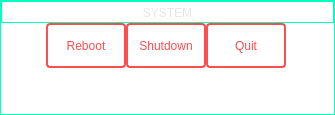
         <widget class="QFrame" name="verticalFrame_7">
          <property name="minimumSize">
           <size>
            <width>335</width>
            <height>0</height>
           </size>
          </property>
          <property name="maximumSize">
           <size>
            <width>335</width>
            <height>16777215</height>
           </size>
          </property>
          <property name="styleSheet">
           <string notr="true">QFrame{
border: 1px solid #00ffc1;
border-radius: 0px;
padding: 0px;
color: #00ffc1;
background: transparent;
}</string>
          </property>
          <layout class="QVBoxLayout" name="verticalLayout_11">
           <property name="spacing">
            <number>0</number>
           </property>
           <property name="leftMargin">
            <number>0</number>
           </property>
           <property name="topMargin">
            <number>0</number>
           </property>
           <property name="rightMargin">
            <number>0</number>
           </property>
           <property name="bottomMargin">
            <number>0</number>
           </property>
           <item>
            <widget class="QFrame" name="verticalFrame_3">
             <property name="minimumSize">
              <size>
               <width>0</width>
               <height>22</height>
              </size>
             </property>
             <property name="maximumSize">
              <size>
               <width>16777215</width>
               <height>22</height>
              </size>
             </property>
             <layout class="QVBoxLayout" name="verticalLayout_4">
              <property name="spacing">
               <number>0</number>
              </property>
              <property name="leftMargin">
               <number>0</number>
              </property>
              <property name="topMargin">
               <number>0</number>
              </property>
              <property name="rightMargin">
               <number>0</number>
              </property>
              <property name="bottomMargin">
               <number>0</number>
              </property>
              <item>
               <widget class="QLabel" name="label_6">
                <property name="minimumSize">
                 <size>
                  <width>0</width>
                  <height>22</height>
                 </size>
                </property>
                <property name="maximumSize">
                 <size>
                  <width>16777215</width>
                  <height>22</height>
                 </size>
                </property>
                <property name="styleSheet">
                 <string notr="true">border: none;
padding: 2px;
font: 75 italic bold 12pt &quot;Halvetica&quot; ;
color: #e6e6e6;</string>
                </property>
                <property name="text">
                 <string>SYSTEM</string>
                </property>
                <property name="alignment">
                 <set>Qt::AlignCenter</set>
                </property>
               </widget>
              </item>
             </layout>
            </widget>
           </item>
           <item>
            <layout class="QVBoxLayout" name="verticalLayout_3">
             <property name="spacing">
              <number>0</number>
             </property>
             <item>
              <layout class="QVBoxLayout" name="verticalLayout_22">
               <property name="spacing">
                <number>0</number>
               </property>
               <item>
                <layout class="QHBoxLayout" name="horizontalLayout_11">
                 <property name="spacing">
                  <number>0</number>
                 </property>
                 <item>
                  <layout class="QVBoxLayout" name="verticalLayout_24">
                   <property name="spacing">
                    <number>0</number>
                   </property>
                   <property name="topMargin">
                    <number>0</number>
                   </property>
                   <item>
                    <layout class="QHBoxLayout" name="horizontalLayout_13">
                     <property name="spacing">
                      <number>0</number>
                     </property>
                     <property name="rightMargin">
                      <number>3</number>
                     </property>
                     <property name="bottomMargin">
                      <number>3</number>
                     </property>
                     <item>
                      <layout class="QHBoxLayout" name="horizontalLayout_23">
                       <item>
                        <widget class="QPushButton" name="rebootBtn">
                         <property name="sizePolicy">
                          <sizepolicy hsizetype="Preferred" vsizetype="Preferred">
                           <horstretch>0</horstretch>
                           <verstretch>0</verstretch>
                          </sizepolicy>
                         </property>
                         <property name="minimumSize">
                          <size>
                           <width>80</width>
                           <height>45</height>
                          </size>
                         </property>
                         <property name="maximumSize">
                          <size>
                           <width>70</width>
                           <height>45</height>
                          </size>
                         </property>
                         <property name="styleSheet">
                          <string notr="true">QPushButton {
border: 1.5px solid #ff4d4d;
border-radius: 4px;
padding: 2px;
font: 75 italic  11pt &quot;Halvetica&quot; ;
color: #ff4d4d;
}

QPushButton:pressed{
border: 4px solid #ff4d4d;
border-radius: 4px;
padding: 2px;
font: 75 italic 11pt &quot;Halvetica&quot; ;
color: #ff4d4d;
}</string>
                         </property>
                         <property name="text">
                          <string>Reboot</string>
                         </property>
                        </widget>
                       </item>
                       <item>
                        <widget class="QPushButton" name="shutdownBtn">
                         <property name="sizePolicy">
                          <sizepolicy hsizetype="Expanding" vsizetype="Preferred">
                           <horstretch>0</horstretch>
                           <verstretch>0</verstretch>
                          </sizepolicy>
                         </property>
                         <property name="minimumSize">
                          <size>
                           <width>80</width>
                           <height>45</height>
                          </size>
                         </property>
                         <property name="maximumSize">
                          <size>
                           <width>80</width>
                           <height>45</height>
                          </size>
                         </property>
                         <property name="styleSheet">
                          <string notr="true">QPushButton {
border: 1.5px solid #ff4d4d;
border-radius: 4px;
padding: 2px;
font: 75 italic 11pt &quot;Halvetica&quot; ;
color: #ff4d4d;
}

QPushButton:pressed{
border: 4px solid #ff4d4d;
border-radius: 4px;
padding: 2px;
font: 75 italic 11pt &quot;Halvetica&quot; ;
color: #ff4d4d;
}</string>
                         </property>
                         <property name="text">
                          <string>Shutdown</string>
                         </property>
                        </widget>
                       </item>
                       <item>
                        <widget class="QPushButton" name="quitBtn">
                         <property name="sizePolicy">
                          <sizepolicy hsizetype="Expanding" vsizetype="Preferred">
                           <horstretch>0</horstretch>
                           <verstretch>0</verstretch>
                          </sizepolicy>
                         </property>
                         <property name="minimumSize">
                          <size>
                           <width>80</width>
                           <height>45</height>
                          </size>
                         </property>
                         <property name="maximumSize">
                          <size>
                           <width>70</width>
                           <height>45</height>
                          </size>
                         </property>
                         <property name="styleSheet">
                          <string notr="true">QPushButton {
border: 1.5px solid #ff4d4d;
border-radius: 4px;
padding: 2px;
font: 75 italic 11pt &quot;Halvetica&quot; ;
color: #ff4d4d;
}

QPushButton:pressed{
border: 4px solid #ff4d4d;
border-radius: 4px;
padding: 2px;
font: 75 italic 11pt &quot;Halvetica&quot; ;
color: #ff4d4d;
}</string>
                         </property>
                         <property name="text">
                          <string>Quit</string>
                         </property>
                        </widget>
                       </item>
                      </layout>
                     </item>
                    </layout>
                   </item>
                   <item>
                    <layout class="QHBoxLayout" name="horizontalLayout_14">
                     <property name="spacing">
                      <number>0</number>
                     </property>
                     <property name="topMargin">
                      <number>3</number>
                     </property>
                     <property name="rightMargin">
                      <number>3</number>
                     </property>
                     <item>
                      <spacer name="verticalSpacer">
                       <property name="orientation">
                        <enum>Qt::Vertical</enum>
                       </property>
                       <property name="sizeHint" stdset="0">
                        <size>
                         <width>20</width>
                         <height>40</height>
                        </size>
                       </property>
                      </spacer>
                     </item>
                    </layout>
                   </item>
                  </layout>
                 </item>
                </layout>
               </item>
              </layout>
             </item>
            </layout>
           </item>
          </layout>
         </widget>
